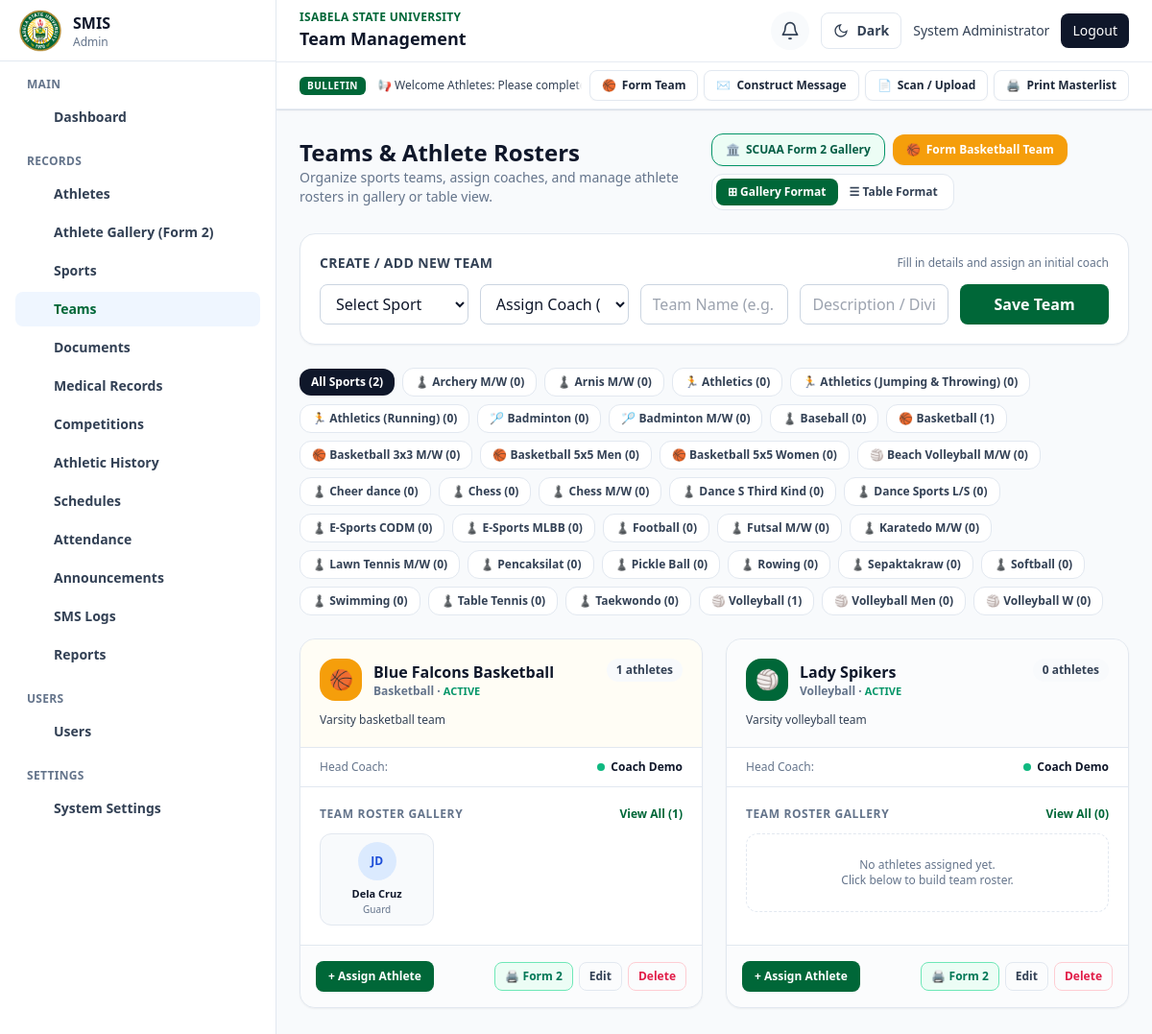
The app's page /index.php?page=teams (signed in) with its own data.
### tables this page shows
CREATE TABLE sports (
    id INT AUTO_INCREMENT PRIMARY KEY,
    name VARCHAR(120) NOT NULL UNIQUE,
    description TEXT NULL,
    status ENUM('active','inactive') NOT NULL DEFAULT 'active',
    created_at TIMESTAMP DEFAULT CURRENT_TIMESTAMP
);

CREATE TABLE teams (
    id INT AUTO_INCREMENT PRIMARY KEY,
    sport_id INT NOT NULL,
    coach_id INT NULL,
    name VARCHAR(120) NOT NULL,
    description TEXT NULL,
    status ENUM('active','inactive') NOT NULL DEFAULT 'active',
    created_at TIMESTAMP DEFAULT CURRENT_TIMESTAMP,
    FOREIGN KEY (sport_id) REFERENCES sports(id) ON DELETE CASCADE,
    FOREIGN KEY (coach_id) REFERENCES users(id) ON DELETE SET NULL
);

CREATE TABLE users (
    id INT AUTO_INCREMENT PRIMARY KEY,
    name VARCHAR(120) NOT NULL,
    email VARCHAR(160) NOT NULL UNIQUE,
    phone_number VARCHAR(30) NULL,
    password VARCHAR(255) NOT NULL,
    role ENUM('admin','sports_coordinator','coach','athlete') NOT NULL DEFAULT 'athlete',
    status ENUM('active','inactive') NOT NULL DEFAULT 'active',
    created_at TIMESTAMP DEFAULT CURRENT_TIMESTAMP
);

CREATE TABLE athletes (
    id INT AUTO_INCREMENT PRIMARY KEY,
    user_id INT NULL,
    student_id VARCHAR(60) NOT NULL UNIQUE,
    first_name VARCHAR(80) NOT NULL,
    middle_name VARCHAR(80) NULL,
    last_name VARCHAR(80) NOT NULL,
    gender VARCHAR(20) NULL,
    birthdate DATE NULL,
    age INT DEFAULT 0,
    address TEXT NULL,
    course VARCHAR(120) NULL,
    year_level VARCHAR(40) NULL,
    section VARCHAR(40) NULL,
    contact_number VARCHAR(30) NULL,
    guardian_name VARCHAR(120) NULL,
    guardian_contact VARCHAR(30) NULL,
    emergency_contact VARCHAR(30) NULL,
    height VARCHAR(20) NULL,
    weight VARCHAR(20) NULL,
    blood_type VARCHAR(10) NULL,
    medical_condition TEXT NULL,
    sport_id INT NULL,
    team_id INT NULL,
    position VARCHAR(80) NULL,
    athlete_status ENUM('Active','Inactive','Graduated','Injured') NOT NULL DEFAULT 'Active',
    profile_photo VARCHAR(255) NULL,
    created_at TIMESTAMP DEFAULT CURRENT_TIMESTAMP,
    FOREIGN KEY (user_id) REFERENCES users(id) ON DELETE SET NULL,
    FOREIGN KEY (sport_id) REFERENCES sports(id) ON DELETE SET NULL,
    FOREIGN KEY (team_id) REFERENCES teams(id) ON DELETE SET NULL
);

### app/views/admin/teams.php (the view, shortened to what the rows shown need)
<?php
require_once __DIR__ . '/../../controllers/TeamController.php';
require_once __DIR__ . '/../../controllers/SportController.php';
$sports = (new SportController($pdo))->all();
$teamController = new TeamController($pdo);
$teams = $teamController->all($_GET);
$selectedSportFilter = trim((string)($_GET['sport_id'] ?? ''));
require __DIR__ . '/../../includes/header.php';
?>
<div class="min-h-screen lg:pl-72">
<?php require __DIR__ . '/../../includes/sidebar.php'; require __DIR__ . '/../../includes/navbar.php'; ?>
<main class="p-4 lg:p-6">
<div class="mb-6 flex flex-col gap-4 sm:flex-row sm:items-center sm:justify-between">
    <div>
        <h2 class="text-2xl font-black text-slate-950 dark:text-white">Teams &amp; Athlete Rosters</h2>
    </div>
</div>
<div class="mb-6 flex flex-wrap items-center gap-2">
    <a href="<?= e(app_url('index.php?page=teams')) ?>" class="rounded-xl px-3 py-1.5 text-xs font-bold transition <?= empty($selectedSportFilter) ? 'bg-slate-900 text-white' : 'border border-slate-200 bg-white text-slate-700 hover:bg-slate-50 dark:border-slate-800 dark:bg-slate-900 dark:text-slate-300' ?>">
        All Sports (<?= count($teams) ?>)
    </a>
    <?php foreach ($sports as $s): ?>
        <?php
        $sportCount = count(array_filter($teams, fn($t) => (int)($t['sport_id'] ?? 0) === (int)$s['id']));
        $isActive = (string)$selectedSportFilter === (string)$s['id'];
        $icon = stripos($s['name'], 'Basketball') !== false ? '🏀' : (stripos($s['name'], 'Volleyball') !== false ? '🏐' : (stripos($s['name'], 'Badminton') !== false ? '🏸' : (stripos($s['name'], 'Athletics') !== false ? '🏃' : '♟️')));
        ?>
        <a href="<?= e(app_url('index.php?page=teams&sport_id=' . $s['id'])) ?>" class="rounded-xl px-3 py-1.5 text-xs font-bold transition <?= $isActive ? 'bg-blue-600 text-white' : 'border border-slate-200 bg-white text-slate-700 hover:bg-slate-50 dark:border-slate-800 dark:bg-slate-900 dark:text-slate-300' ?>">
            <?= $icon ?> <?= e($s['name']) ?> (<?= $sportCount ?>)
        </a>
    <?php endforeach; ?>
</div>
<div id="teams-gallery-view" class="grid gap-6 md:grid-cols-2 xl:grid-cols-3">
    <?php foreach ($teams as $t): ?>
        <?php
        $roster = $teamController->roster((int)$t['id']);
        $isBball = stripos($t['sport_name'] ?? '', 'Basketball') !== false;
        ?>
        <article class="team-gallery-card flex flex-col justify-between overflow-hidden rounded-2xl border border-slate-200 bg-white shadow-sm dark:border-slate-800 dark:bg-slate-900">
            <div>
                <div class="border-b border-slate-100 p-5 dark:border-slate-800 <?= $isBball ? 'bg-amber-50/50 dark:bg-amber-950/20' : 'bg-slate-50/60 dark:bg-slate-800/40' ?>">
                    <div class="flex items-start justify-between gap-3">
                        <div class="flex items-center gap-3">
                            <span class="grid h-11 w-11 place-items-center rounded-2xl text-xl shadow-xs <?= $isBball ? 'bg-amber-500 text-white' : 'bg-blue-600 text-white' ?>">
                                <?= $isBball ? '🏀' : (stripos($t['sport_name'] ?? '', 'Volleyball') !== false ? '🏐' : '🏅') ?>
                            </span>
                            <div>
                                <h3 class="font-black text-slate-950 dark:text-white"><?= e($t['name']) ?></h3>
                                <p class="text-xs font-semibold text-slate-500"><?= e($t['sport_name'] ?: 'Sport') ?> · <span class="uppercase text-[11px] <?= $t['status'] === 'active' ? 'text-emerald-600 font-bold' : 'text-slate-400' ?>"><?= e($t['status']) ?></span></p>
                            </div>
                        </div>
                        <span class="rounded-full bg-slate-100 px-2.5 py-1 text-xs font-black text-slate-700 dark:bg-slate-800 dark:text-slate-300">
                            <?= count($roster) ?> athletes
                        </span>
                    </div>
                    <?php if (!empty($t['description'])): ?>
                        <p class="mt-3 text-xs text-slate-600 line-clamp-2 dark:text-slate-400"><?= e($t['description']) ?></p>
                    <?php endif; ?>
                </div>
                <div class="border-b border-slate-100 px-5 py-3 text-xs flex items-center justify-between dark:border-slate-800">
                    <span class="text-slate-500 font-medium">Head Coach:</span>
                    <?php if ($t['coach_name']): ?>
                        <span class="font-bold text-slate-900 dark:text-white flex items-center gap-1.5">
                            <span class="h-2 w-2 rounded-full bg-emerald-500"></span>
                            <?= e($t['coach_name']) ?>
                        </span>
                    <?php else: ?>
                        <button type="button" class="text-blue-600 font-semibold hover:underline" data-modal-open="#team-coach-modal-<?= e($t['id']) ?>">+ Assign Coach</button>
                    <?php endif; ?>
                </div>
                <div class="p-5">
                    <div class="mb-3 flex items-center justify-between">
                        <span class="text-xs font-bold uppercase tracking-wider text-slate-400">Team Roster Gallery</span>
                        <button type="button" class="text-xs font-semibold text-blue-600 hover:text-blue-700" data-modal-open="#team-members-modal-<?= e($t['id']) ?>">View All (<?= count($roster) ?>)</button>
                    </div>
                    <?php if ($roster): ?>
                        <div class="grid grid-cols-3 gap-2.5">
                            <?php foreach (array_slice($roster, 0, 6) as $m): ?>
                                <div class="rounded-xl border border-slate-100 bg-slate-50 p-2 text-center shadow-2xs dark:border-slate-800 dark:bg-slate-800/60">
                                    <?php if (!empty($m['profile_photo'])): ?>
                                        <img class="mx-auto h-10 w-10 rounded-full object-cover border border-slate-200" src="<?= e(app_url($m['profile_photo'])) ?>" alt="<?= e($m['first_name']) ?>">
                                    <?php else: ?>
                                        <div class="mx-auto grid h-10 w-10 place-items-center rounded-full bg-blue-100 text-xs font-black text-blue-700 dark:bg-blue-950 dark:text-blue-300">
                                            <?= e(substr($m['first_name'], 0, 1) . substr($m['last_name'], 0, 1)) ?>
                                        </div>
                                    <?php endif; ?>
                                    <p class="mt-1.5 truncate text-[11px] font-bold text-slate-900 dark:text-white"><?= e($m['last_name']) ?></p>
                                    <p class="truncate text-[10px] text-slate-500"><?= e($m['position'] ?: ($isBball ? 'Player' : 'Member')) ?></p>
                                </div>
                            <?php endforeach; ?>
                        </div>
                    <?php else: ?>
                        <div class="rounded-xl border border-dashed border-slate-200 p-6 text-center text-xs text-slate-400 dark:border-slate-800">
                            No athletes assigned yet.<br>Click below to build team roster.
                        </div>
                    <?php endif; ?>
                </div>
            </div>
            <div class="border-t border-slate-100 p-4 bg-slate-50/50 flex items-center justify-between gap-2 dark:border-slate-800 dark:bg-slate-800/30">
                <button type="button" class="smis-cmd-btn primary" data-modal-open="#team-assign-modal-<?= e($t['id']) ?>">
                    <span>+ Assign Athlete</span>
                </button>
                <div class="flex items-center gap-1.5">
                    <a href="<?= e(app_url('index.php?page=athlete_gallery&team_id=' . $t['id'])) ?>" class="rounded-lg border border-emerald-300 bg-emerald-50 px-2.5 py-1.5 text-xs font-bold text-emerald-700 hover:bg-emerald-100 dark:bg-emerald-950 dark:border-emerald-800 dark:text-emerald-300" title="Print SCUAA Form 2 Gallery">
                        🖨️ Form 2
                    </a>
                    <button type="button" class="rounded-lg border border-slate-300 px-2.5 py-1.5 text-xs font-bold text-slate-700 hover:bg-slate-100 dark:border-slate-700 dark:text-slate-300 dark:hover:bg-slate-800" data-modal-open="#team-edit-modal-<?= e((string)$t['id']) ?>">
                        Edit
                    </button>
                    <form method="post" action="<?= project_url('app/ajax/team_ajax.php') ?>" data-ajax-form data-confirm="Delete this team?">
                        <button type="submit" class="rounded-lg border border-rose-200 px-2.5 py-1.5 text-xs font-bold text-rose-600 hover:bg-rose-50 dark:border-rose-900 dark:hover:bg-rose-950">
                            Delete
                        </button>
                    </form>
                </div>
            </div>
        </article>
    <?php endforeach; ?>
</div>
</main>
</div>
<?php require __DIR__ . '/../../includes/footer.php'; ?>

### records on screen
sports: name "♟️", name "Archery M/W", sportCount "0"
sports: name "♟️", name "Arnis M/W", sportCount "0"
sports: name "🏃", name "Athletics", sportCount "0"
sports: name "🏃", name "Athletics (Jumping & Throwing)", sportCount "0"
sports: name "🏃", name "Athletics (Running)", sportCount "0"
sports: name "🏸", name "Badminton", sportCount "0"
sports: name "🏸", name "Badminton M/W", sportCount "0"
sports: name "♟️", name "Baseball", sportCount "0"
sports: name "🏀", name "Basketball"
teams: sport "1", name "Blue Falcons Basketball", sport.name "Basketball", status "ACTIVE", count($roster) "1", description "Varsity basketball team", coach.name "Coach Demo"
sports: name "🏀", name "Basketball 3x3 M/W", sportCount "0"
sports: name "🏀", name "Basketball 5x5 Men", sportCount "0"
sports: name "🏀", name "Basketball 5x5 Women", sportCount "0"
sports: name "🏐", name "Beach Volleyball M/W", sportCount "0"
sports: name "♟️", name "Cheer dance", sportCount "0"
sports: name "♟️", name "Chess", sportCount "0"
sports: name "♟️", name "Chess M/W", sportCount "0"
sports: name "♟️", name "Dance S Third Kind", sportCount "0"
sports: name "♟️", name "Dance Sports L/S", sportCount "0"
sports: name "♟️", name "E-Sports CODM", sportCount "0"
sports: name "♟️", name "E-Sports MLBB", sportCount "0"
sports: name "♟️", name "Football", sportCount "0"
sports: name "♟️", name "Futsal M/W", sportCount "0"
sports: name "♟️", name "Karatedo M/W", sportCount "0"
sports: name "♟️", name "Lawn Tennis M/W", sportCount "0"
sports: name "♟️", name "Pencaksilat", sportCount "0"
sports: name "♟️", name "Pickle Ball", sportCount "0"
sports: name "♟️", name "Rowing", sportCount "0"
sports: name "♟️", name "Sepaktakraw", sportCount "0"
sports: name "♟️", name "Softball", sportCount "0"
sports: name "♟️", name "Swimming", sportCount "0"
sports: name "♟️", name "Table Tennis", sportCount "0"
sports: name "♟️", name "Taekwondo", sportCount "0"
sports: name "🏐", name "Volleyball"
sports: name "🏐", name "Volleyball Men", sportCount "0"
sports: name "🏐", name "Volleyball W", sportCount "0"
athletes: first_name+last_name "JD", last_name "Dela Cruz", position "Guard"
teams: name "Lady Spikers", sport.name "Volleyball", status "ACTIVE", count($roster) "0", description "Varsity volleyball team", coach.name "Coach Demo", shows "No athletes assigned yet."

### other values on screen
app_setting('app_short_name', 'SMIS') "SMIS"
str_replace('_', ' ', $role) "Admin"
$groupLabel "MAIN"
$label "Dashboard"
$groupLabel "RECORDS"
$label "Athletes"
$label "Athlete Gallery (Form 2)"
$label "Sports"
$label "Teams"
$label "Documents"
$label "Medical Records"
$label "Competitions"
$label "Athletic History"
$label "Schedules"
$label "Attendance"
